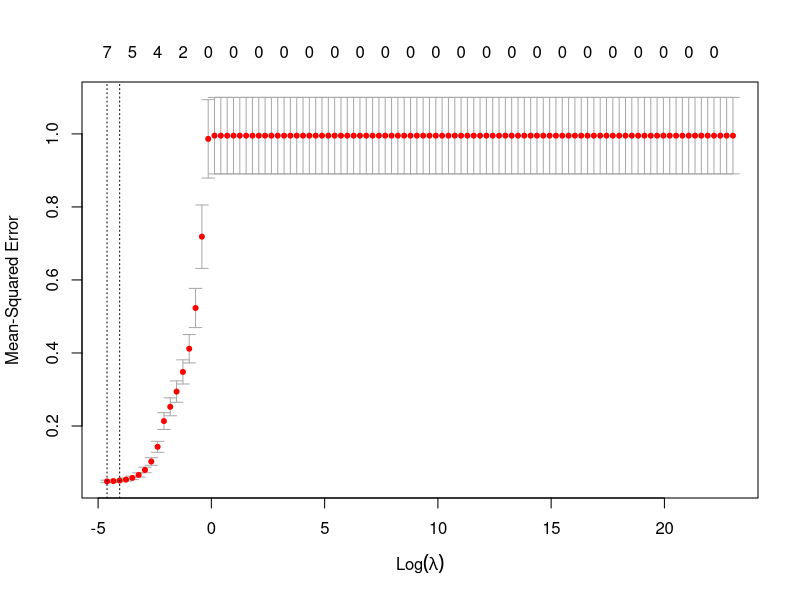

Write R code to recreate this figure. (Note: this script raises an error after producing the figure.)
library(glmnet)
#import the train and test sets
train <- read.csv('../../data/train-set-data.csv')[,-(1:3)]
test <- read.csv('../../data/test-set-data.csv')[,-(1:3)]

grid <- 10^seq(10, -2, length=100)

train_x <- model.matrix(Balance~.,train)[,-1]
train_y <- train$Balance

test_x <- model.matrix(Balance~., test)[,-1]
test_y <- test$Balance

#set seed to the best seed to ensure reproducibility
set.seed(42)

#perform lasso regression on training data
lasso_mod <- cv.glmnet(train_x, train_y, 
                     intercept = FALSE, 
                     standardize = FALSE, 
                     lambda = grid, 
                     alpha = 1)
save(lasso_mod, file = '../../data/best-lasso.RData')

#find the best lambda
best_lasso_number <- which(lasso_mod$lambda == lasso_mod$lambda.min)

#coefficients of best model
best_lasso <- lasso_mod$glmnet.fit$beta[,best_lasso_number]

#plot the cross-validation errors in terms of the tuning parameter
plot(lasso_mod)

#calculate the MSE
lasso_pred <- predict(lasso_mod, s = best_lasso_number, 
                      newx = test_x)
lasso_mse <- mean((lasso_pred - test_y)^2)

#refit the model to the full data
credit <- read.csv('../../data/Credit.csv')[,-(1:2)]

credit_x <- model.matrix(Balance~., credit)[,-1]
credit_y <- credit$Balance

credit_full_lasso <- glmnet(credit_x, credit_y, alpha = 1)
credit_pred_lasso <- predict(credit_full_lasso, s = best_lasso_number, type="coefficients")

#save the relevant data to best-lasso.RData
save(best_lasso, credit_pred_lasso, best_lasso_number, lasso_mse, 
     file = '../../data/best-lasso.RData')


